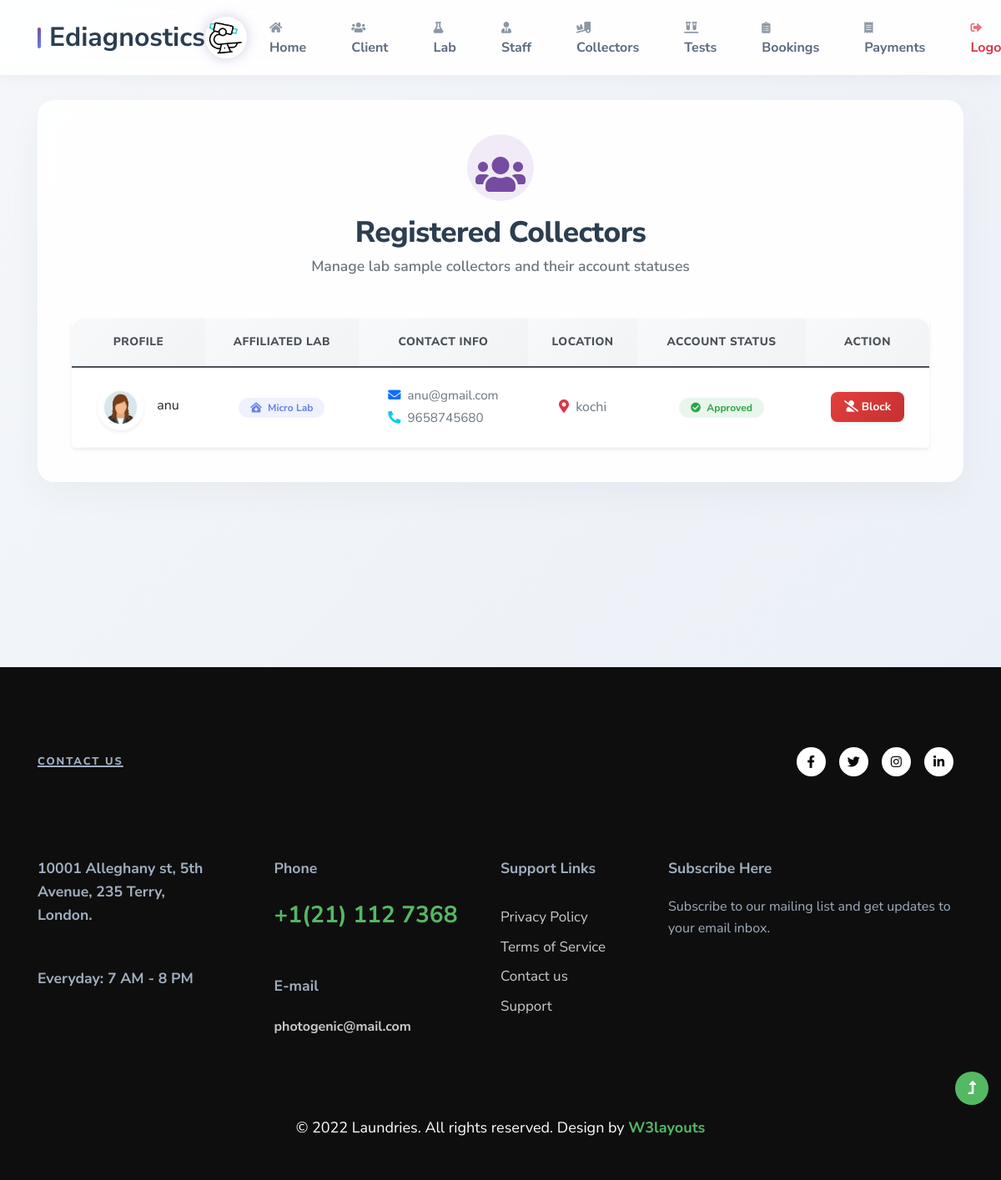
/admin_view_collectors/, run on the app's committed database.
### EdiagApp/models.py (models this page shows)
class Collector(models.Model):
    lab = models.ForeignKey(LabReg, on_delete=models.CASCADE, null=True)
    name = models.CharField(max_length=50)
    contact = models.CharField(max_length=20)
    email = models.EmailField()
    password = models.CharField(max_length=100, null=True)
    address = models.CharField(max_length=100)
    user = models.ForeignKey(Login, on_delete=models.CASCADE, null=True)
    status = models.CharField(max_length=50, null=True, default='pending')
    image = models.FileField(null=True)

class LabReg(models.Model):
    name = models.CharField(max_length = 20)
    location = models.CharField(max_length = 20)
    contact = models.CharField(max_length = 20)
    email = models.EmailField()
    password = models.CharField(max_length=100, null=True)
    address = models.CharField(max_length = 50)
    user = models.ForeignKey(Login,on_delete=models.CASCADE,null = True)
    status = models.CharField(max_length=50, null=True, default='pending')
    image = models.FileField(null=True)

### EdiagApp/views.py (the view)
# urls.py: path('admin_view_collectors/',views.admin_view_collectors),
def admin_view_collectors(request):
    data = Collector.objects.all()
    return render(request,'admin_view_collectors.html',{"data":data})

### template/admin_view_collectors.html (shortened to what this page needs)
{% extends "admin_home.html" %}
{% block content %}
<section class="premium-form-container" style="padding-top: 120px; padding-bottom: 60px; min-height: 100vh;">
    <div class="container">
        <div class="premium-card animate-up" style="max-width: 1200px; margin: 0 auto; padding: 40px;">
            <div class="text-center mb-5">
                <div class="icon-wrapper mb-3 text-center d-inline-flex">
                    <i class="fas fa-users fa-3x" style="color: #764ba2;"></i>
                </div>
                <h2 class="premium-title mb-0">Registered Collectors</h2>
                <p class="premium-subtitle">Manage lab sample collectors and their account statuses</p>
            </div>
            <div class="table-responsive rounded shadow-sm">
                <table class="table premium-table text-center align-middle mb-0">
                    <thead>
                        <tr>
                            <th>Profile</th>
                            <th>Affiliated Lab</th>
                            <th>Contact Info</th>
                            <th>Location</th>
                            <th>Account Status</th>
                            <th>Action</th>
                        </tr>
                    </thead>
                    <tbody>
                        {% for d in data %}
                        <tr>
                            <td>
                                <div class="d-flex align-items-center justify-content-center gap-3">
                                    {% if d.image %}
                                        <img src="/static/media/{{ d.image }}" class="collector-img shadow-sm" alt="Profile">
                                    {% else %}
                                        <div class="collector-img-placeholder shadow-sm">
                                            <i class="fas fa-user text-muted"></i>
                                        </div>
                                    {% endif %}
                                    <div class="text-start">
                                        <span class="font-weight-bold text-dark d-block mb-1">{{ d.name }}</span>
                                    </div>
                                </div>
                            </td>
                            <td>
                                <span class="badge premium-badge-primary">
                                    <i class="fas fa-clinic-medical me-1"></i> {{ d.lab.name }}
                                </span>
                            </td>
                            <td>
                                <div class="text-start d-inline-block text-muted" style="font-size: 0.95rem;">
                                    <div class="mb-1"><i class="fas fa-envelope text-primary me-2"></i>{{ d.email }}</div>
                                    <div><i class="fas fa-phone-alt text-info me-2"></i>{{ d.contact }}</div>
                                </div>
                            </td>
                            <td>
                                <span class="text-muted"><i class="fas fa-map-marker-alt text-danger me-1"></i> {{ d.address }}</span>
                            </td>
                            <td>
                                {% if d.status == "collectorApprove" %}
                                    <span class="badge premium-badge-success">
                                        <i class="fas fa-check-circle me-1"></i> Approved
                                    </span>
                                {% else %}
                                    <span class="badge premium-badge-danger">
                                        <i class="fas fa-ban me-1"></i> Blocked
                                    </span>
                                {% endif %}
                            </td>
                            <td>
                                {% if d.status == "collectorApprove" %}
                                    <a href="/admin_action?id={{d.id}}&action=collectorBlock" class="btn btn-sm btn-danger premium-btn-action shadow-sm" style="background: linear-gradient(135deg, #e53e3e 0%, #c53030 100%); border:none;">
                                        <i class="fas fa-user-slash"></i> Block
                                    </a>
                                {% else %}
                                    <a href="/admin_action?id={{d.id}}&action=collectorApprove" class="btn btn-sm btn-success premium-btn-action text-white shadow-sm" style="background: linear-gradient(135deg, #28a745 0%, #20c997 100%); border:none;">
                                        <i class="fas fa-user-check"></i> Approve
                                    </a>
                                {% endif %}
                            </td>
                        </tr>
                        {% endfor %}
                    </tbody>
                </table>
            </div>
        </div>
    </div>
</section>
{% endblock %}

### template/admin_home.html (style rules this page uses)
:root { --primary-gradient: linear-gradient(135deg, #764ba2 0%, #667eea 100%); --glass-bg: rgba(255, 255, 255, 0.85); --text-dark: #2c3e50; }
body { font-family: 'Nunito Sans', sans-serif; background: #f4f7f6; }

### template/admin_view_collectors.html (style rules this page uses)
.premium-form-container { background: linear-gradient(135deg, #f5f7fa 0%, #ebf0f7 100%); font-family: 'Nunito Sans', sans-serif; }
.premium-card { background: rgba(255, 255, 255, 0.9); backdrop-filter: blur(15px); border-radius: 20px; box-shadow: 0 15px 45px rgba(0, 0, 0, 0.04); border: 1px solid rgba(255, 255, 255, 0.7); }
.animate-up { animation: slideUp 0.6s cubic-bezier(0.165, 0.84, 0.44, 1) forwards; }
.icon-wrapper { align-items: center; justify-content: center; width: 80px; height: 80px; border-radius: 50%; background: rgba(118, 75, 162, 0.1); padding-top: 15px; }
.premium-title { font-size: 2.2rem; font-weight: 800; color: #2c3e50; letter-spacing: -0.5px; }
.premium-subtitle { color: #6c757d; font-size: 1.1rem; margin-top: 5px; font-weight: 600; }
.collector-img { width: 55px; height: 55px; border-radius: 50%; object-fit: cover; border: 2px solid #fff; }
.premium-table { background: white; border-radius: 15px; overflow: hidden; }
.premium-table thead th { background: linear-gradient(135deg, #f8f9fa 0%, #f1f3f5 100%); color: #495057; font-weight: 800; text-transform: uppercase; font-size: 0.85rem; letter-spacing: 0.5px; border-bottom: 2px solid #e9ecef; padding: 18px 15px; }
.premium-table tbody td { padding: 20px 15px; border-bottom: 1px solid #f8f9fa; vertical-align: middle; color: #495057; }
.premium-table tbody tr { transition: all 0.2s ease; }
.premium-badge-primary { background: rgba(102, 126, 234, 0.1); color: #667eea; padding: 6px 14px; border-radius: 20px; font-weight: 700; }
.premium-badge-success { background: rgba(40, 167, 69, 0.1); color: #28a745; padding: 6px 14px; border-radius: 20px; font-weight: 700; }
.premium-btn-action { border-radius: 8px; padding: 8px 16px; font-weight: 700; font-size: 0.85rem; transition: all 0.2s cubic-bezier(0.165, 0.84, 0.44, 1); }

### data on the page
Collector: image (picture), name "anu", lab.name "Micro Lab", email "anu@gmail.com", contact "9658745680", address "kochi", status "collectorApprove" (drawn)
